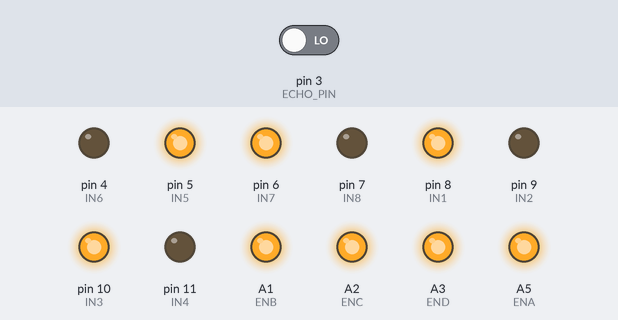
The sketch below on a simulated Arduino Uno, built with avr-gcc and run on an emulated ATmega328P. On the bench: output pins drawn as LEDs (lit = HIGH). Inputs (shaded band) come from the test bench; at power-on: pin 3 (ECHO_PIN) LOW. What the sketch prints to the serial monitor is not drawn.

Above: at 0.1 s.
Timing chart, 0 to 1.6 s (numbered marks = the images above):
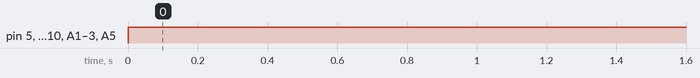

Measured:
- by itself, pin 5 (IN5), pin 6 (IN7), pin 8 (IN1), pin 10 (IN3), A1 (ENB), A2 (ENC), A3 (END), A5 (ENA): LOW → HIGH at 0.00 s

The sketch:

Arduino_code1a.ino
```cpp
#define IN1 8
#define IN2 9
#define ENA A5
#define IN3 10
#define IN4 11
#define ENB A1
#define IN6 4
#define IN5 5
#define IN7 6
#define IN8 7
#define ENC A2
#define END A3
#define TRIG_PIN 2
#define ECHO_PIN 3
double previousDistance = 400.0;
int speed =1024;
unsigned long lastTimeUltrasonicTrigger = millis();
unsigned long ultrasonicTriggerDelay = 60;
volatile unsigned long pulseInTimeBegin;
volatile unsigned long pulseInTimeEnd;
volatile bool newDistanceAvailable = false;
void movingforward(){
digitalWrite(IN1,HIGH);
digitalWrite(IN2,LOW);
digitalWrite(IN3,HIGH);
digitalWrite(IN4,LOW);
digitalWrite(IN5,HIGH);
digitalWrite(IN6,LOW);
digitalWrite(IN7,HIGH);
digitalWrite(IN8,LOW);
}
void movingbackward(){
digitalWrite(IN2,HIGH);
digitalWrite(IN1,LOW);
digitalWrite(IN4,HIGH);
digitalWrite(IN3,LOW);

digitalWrite(IN6,HIGH);
digitalWrite(IN5,LOW);
digitalWrite(IN8,HIGH);
digitalWrite(IN7,LOW);
}
void movingleft(){
digitalWrite(IN1,HIGH);
digitalWrite(IN2,LOW);
digitalWrite(IN3,HIGH);
digitalWrite(IN4,LOW);
digitalWrite(IN5,HIGH);
digitalWrite(IN6,LOW);
digitalWrite(IN7,LOW);
digitalWrite(IN8,HIGH);

}
void movingright(){
digitalWrite(IN1,HIGH);
digitalWrite(IN2,LOW);
digitalWrite(IN3,HIGH);
digitalWrite(IN4,LOW);
digitalWrite(IN5,LOW);
digitalWrite(IN6,HIGH);
digitalWrite(IN7,HIGH);
digitalWrite(IN8,LOW);

}
void avoidingobs(double dist){
if(dist<40){
movingright();
}
movingforward();
}

void Trig_pin(){
digitalWrite(TRIG_PIN,LOW);
delay(2);
digitalWrite(TRIG_PIN,HIGH);
delay(10);
digitalWrite(TRIG_PIN,LOW);
}

double getUltrasonicDistance()
{
double durationMicros = pulseInTimeEnd - pulseInTimeBegin;
double distance = durationMicros / 58.0; // cm (148.0: inches)
if (distance > 400.0) {
return previousDistance;
}
distance = previousDistance * 0.7 + distance * 0.3;
previousDistance = distance;
return distance;
}
void echoPinInterrupt()
{
if (digitalRead(ECHO_PIN) == HIGH) { // start measuring
pulseInTimeBegin = micros();
}
else { // stop measuring
pulseInTimeEnd = micros();
newDistanceAvailable = true;
}
}
void setup() {
Serial.begin(115200);
pinMode(IN1, OUTPUT);
pinMode(IN2,OUTPUT);
pinMode(IN3, OUTPUT);
pinMode(IN4,OUTPUT);

pinMode(IN5, OUTPUT);
pinMode(IN6,OUTPUT);
pinMode(IN7, OUTPUT);
pinMode(IN8,OUTPUT);
pinMode(ENA,OUTPUT);
pinMode(ENB,OUTPUT);
pinMode(ENC,OUTPUT);
pinMode(END,OUTPUT);
digitalWrite(IN1,LOW);
digitalWrite(IN2,LOW);
digitalWrite(IN3,LOW);
digitalWrite(IN4,LOW);
analogWrite(ENA,0);
analogWrite(ENB,0);
analogWrite(ENC,0);
analogWrite(END,0);
attachInterrupt(digitalPinToInterrupt(ECHO_PIN),
echoPinInterrupt,
CHANGE);
Serial.println(IN1);
Serial.print(IN2);
Serial.println(IN3);
Serial.print(IN4);
Serial.println(IN5);
Serial.print(IN6);
Serial.println(IN7);
Serial.print(IN8);
Serial.print(analogRead(ENA));

}
void loop() {
analogWrite(ENA,speed);
analogWrite(ENB,speed);
analogWrite(ENC,speed);
analogWrite(END,speed);
movingforward();

unsigned long timeNow=millis();
if(timeNow-lastTimeUltrasonicTrigger>ultrasonicTriggerDelay){
lastTimeUltrasonicTrigger+= ultrasonicTriggerDelay;
Trig_pin();
}
if (newDistanceAvailable) {
newDistanceAvailable = false;
double distance = getUltrasonicDistance();
avoidingobs(distance);
}

}
```
